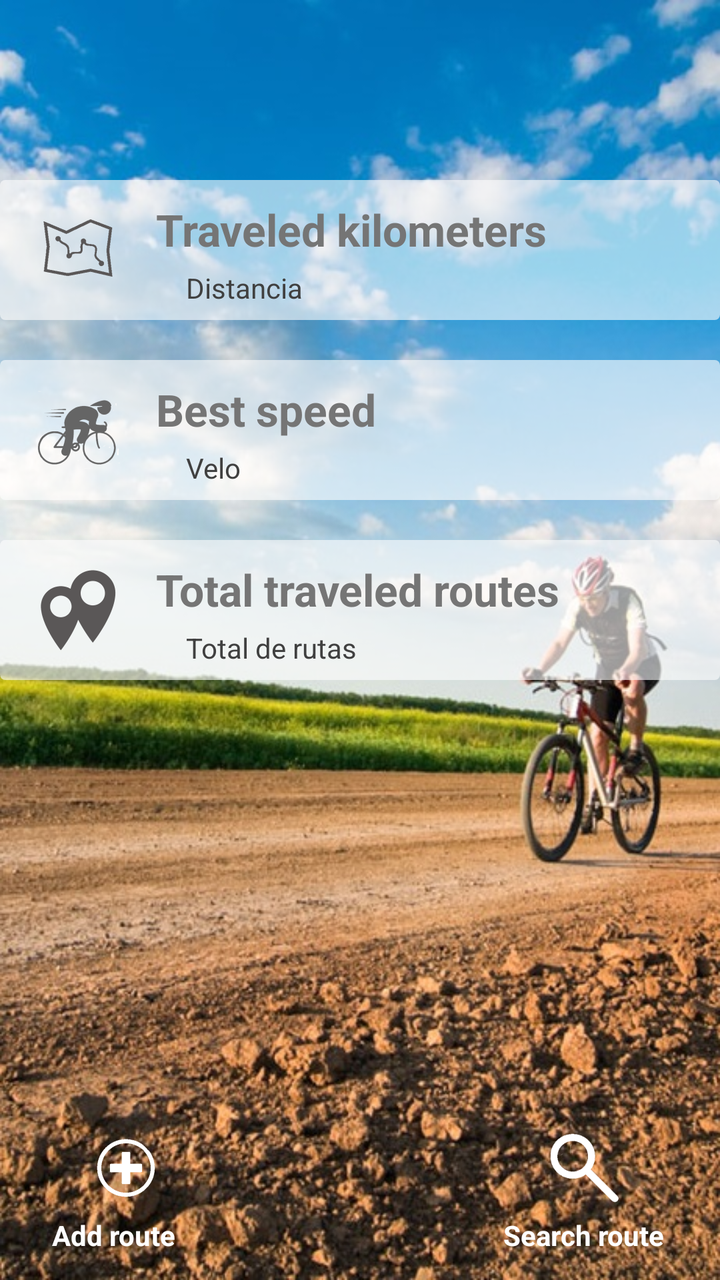
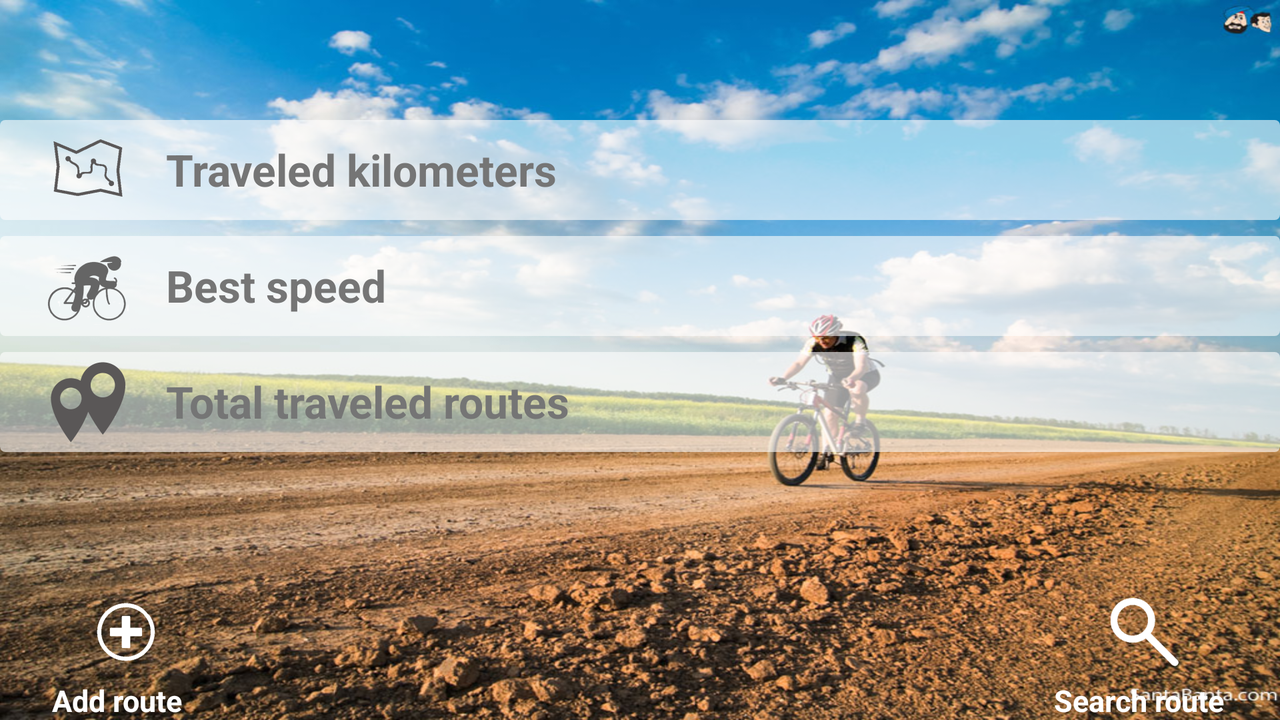

One screen, two layout resources from the same app: the default and the repository's alternative for another configuration. Each is rendered where Android would select it; the XML of both is given below.
<!-- AndroidManifest.xml: application theme AppTheme -->
<!-- res/layout/activity_home.xml -->
<?xml version="1.0" encoding="utf-8"?>
<android.support.v4.widget.DrawerLayout xmlns:android="http://schemas.android.com/apk/res/android"
    xmlns:app="http://schemas.android.com/apk/res-auto"
    android:id="@+id/navigation_drawer_layout"
    android:layout_width="match_parent"
    android:layout_height="match_parent"
    android:fitsSystemWindows="@bool/fitsSystemWindows">

    <RelativeLayout xmlns:android="http://schemas.android.com/apk/res/android"
        xmlns:tools="http://schemas.android.com/tools"
        android:layout_width="match_parent"
        android:layout_height="match_parent"
        android:background="@drawable/home_pic">

        <RelativeLayout
            android:id="@+id/l1"
            android:layout_width="fill_parent"
            android:layout_height="70dp"
            android:layout_marginTop="90dp"
            android:gravity="left"
            android:background="@drawable/l_layout"
            android:orientation="horizontal">

            <ImageView
                android:id="@+id/imageView"
                android:layout_width="wrap_content"
                android:layout_height="wrap_content"
                android:layout_marginLeft="15dp"
                android:src="@mipmap/ic_km_trace"
                android:layout_marginTop="10dp" />

            <TextView
                android:id="@+id/title_dist"
                android:layout_width="wrap_content"
                android:layout_height="wrap_content"
                android:shadowColor="#983e3c40"
                android:text="@string/distance_user_total"
                android:textAppearance="?android:attr/textAppearanceLarge"
                android:textColor="#757575"
                android:textStyle="bold"
                android:layout_alignParentTop="true"
                android:layout_toRightOf="@+id/imageView"
                android:layout_toEndOf="@+id/imageView"
                android:layout_marginTop="10dp"
                android:layout_marginLeft="15dp" />

            <TextView
                android:id="@+id/dist"
                android:layout_width="wrap_content"
                android:layout_height="wrap_content"
                android:text="Distancia"
                android:textColor="#ff404040"
                android:gravity="center_horizontal"
                android:layout_below="@+id/title_dist"
                android:layout_toRightOf="@+id/imageView"
                android:layout_toEndOf="@+id/imageView"
                android:layout_marginLeft="30dp"
                android:layout_marginTop="5dp" />



        </RelativeLayout>

        <RelativeLayout
            android:id="@+id/l2"
            android:layout_width="fill_parent"
            android:layout_height="70dp"
            android:layout_alignParentLeft="true"
            android:layout_alignParentStart="true"
            android:layout_below="@+id/l1"
            android:layout_marginTop="20dp"
            android:background="@drawable/l_layout"
            android:orientation="horizontal">

            <ImageView
                android:id="@+id/imageView2"
                android:layout_width="wrap_content"
                android:layout_height="wrap_content"
                android:layout_marginLeft="15dp"
                android:src="@mipmap/ic_speed_avg"
                android:layout_marginTop="10dp" />


            <TextView

                android:layout_width="wrap_content"
                android:layout_height="wrap_content"
                android:text="@string/max_speed"
                android:textAppearance="?android:attr/textAppearanceLarge"
                android:textColor="#757575"
                android:textStyle="bold"
                android:layout_alignParentTop="true"
                android:layout_toRightOf="@+id/imageView2"
                android:layout_toEndOf="@+id/imageView2"
                android:layout_marginLeft="15dp"
                android:layout_marginTop="10dp"
                android:id="@+id/textView" />

            <TextView
                android:id="@+id/speed"
                android:layout_width="wrap_content"
                android:layout_height="wrap_content"
                android:text="Velo"
                android:textColor="#FF404040"
                android:layout_below="@+id/textView"
                android:layout_toRightOf="@+id/imageView2"
                android:layout_toEndOf="@+id/imageView2"
                android:layout_marginLeft="30dp"
                android:layout_marginTop="5dp" />

        </RelativeLayout>

        <RelativeLayout
            android:id="@+id/l3"
            android:layout_width="fill_parent"
            android:layout_height="70dp"
            android:layout_below="@+id/l2"
            android:layout_alignParentLeft="true"
            android:layout_alignParentStart="true"
            android:background="@drawable/l_layout"
            android:layout_marginTop="20dp"
            android:orientation="horizontal"
            android:weightSum="1"
            android:layout_gravity="right|center_vertical">

            <ImageView
                android:id="@+id/imageView4"
                android:layout_width="wrap_content"
                android:layout_height="match_parent"
                android:layout_marginLeft="15dp"
                android:src="@mipmap/ic_total_routes" />


            <TextView
                android:layout_width="wrap_content"
                android:layout_height="wrap_content"
                android:text="@string/total_routes"
                android:textAppearance="?android:attr/textAppearanceLarge"
                android:textColor="#757575"
                android:textStyle="bold"
                android:layout_alignParentTop="true"
                android:layout_toRightOf="@+id/imageView4"
                android:layout_toEndOf="@+id/imageView4"
                android:layout_marginTop="10dp"
                android:layout_marginLeft="15dp"
                android:id="@+id/textView11" />

            <TextView
                android:id="@+id/totalRoute"
                android:layout_width="wrap_content"
                android:layout_height="wrap_content"
                android:text="Total de rutas"
                android:textColor="#FF404040"
                android:layout_below="@+id/textView11"
                android:layout_toRightOf="@+id/imageView4"
                android:layout_toEndOf="@+id/imageView4"
                android:layout_marginLeft="30dp"
                android:layout_marginTop="5dp" />
        </RelativeLayout>


        <RelativeLayout
            android:id="@+id/relativeLayout"
            android:layout_width="match_parent"
            android:layout_height="80dp"
            android:layout_alignParentBottom="true"
            android:layout_alignParentEnd="true"
            android:layout_alignParentRight="true"
            android:background="@color/greenLight">


            <ImageView
                android:id="@+id/ImageV1"
                android:layout_width="wrap_content"
                android:layout_height="wrap_content"
                android:layout_alignParentLeft="true"
                android:layout_alignParentStart="true"
                android:layout_alignParentTop="true"
                android:layout_marginLeft="39dp"
                android:layout_marginStart="39dp"
                android:onClick="newRoute"
                android:src="@mipmap/ic_add" />

            <ImageView
                android:id="@+id/ImageV2"
                android:layout_width="wrap_content"
                android:layout_height="wrap_content"
                android:layout_alignBottom="@+id/ImageV1"
                android:layout_alignParentEnd="true"
                android:layout_alignParentRight="true"
                android:layout_marginEnd="44dp"
                android:layout_marginRight="44dp"
                android:onClick="searchRoute"
                android:src="@mipmap/ic_search_route"
                android:text="Search" />

            <TextView
                android:id="@+id/textView5"
                android:layout_width="wrap_content"
                android:layout_height="wrap_content"
                android:layout_alignParentLeft="true"
                android:layout_alignParentStart="true"
                android:layout_below="@+id/ImageV1"
                android:layout_marginLeft="26dp"
                android:layout_marginStart="26dp"
                android:text="@string/add_route"
                android:textAppearance="?android:attr/textAppearanceSmall"
                android:textColor="#FFFFFF"
                android:textStyle="bold" />

            <TextView
                android:id="@+id/textView6"
                android:layout_width="wrap_content"
                android:layout_height="wrap_content"
                android:layout_alignParentEnd="true"
                android:layout_alignParentRight="true"
                android:layout_below="@+id/ImageV2"
                android:layout_marginEnd="28dp"
                android:layout_marginRight="28dp"
                android:text="@string/search_route"
                android:textAppearance="?android:attr/textAppearanceSmall"
                android:textColor="#FFFFFF"
                android:textStyle="bold" />
        </RelativeLayout>

    </RelativeLayout>
    <LinearLayout
        android:layout_width="match_parent"
        android:layout_height="wrap_content"
        android:orientation="vertical">

        <FrameLayout
            android:layout_width="match_parent"
            android:layout_height="@dimen/status_bar_kitkat_height"
            android:background="?colorPrimary" />

        <FrameLayout
            android:layout_width="match_parent"
            android:layout_height="@dimen/status_bar_lollipop_height"
            android:background="?colorPrimaryDark" />


    </LinearLayout>

    <FrameLayout
        android:layout_width="match_parent"
        android:layout_height="wrap_content"
        android:layout_marginTop="@dimen/status_bar_margin_top">


        <android.support.v7.widget.Toolbar
            android:id="@+id/toolbar"
            android:layout_width="match_parent"
            android:layout_height="?actionBarSize"
            android:background="@color/greenLight"
            android:elevation="4dp"
            app:popupTheme="@style/ThemeOverlay.AppCompat.Light"
            app:theme="@style/ToolbarTheme" >

        </android.support.v7.widget.Toolbar>

    </FrameLayout>


    <android.support.design.widget.NavigationView
        android:id="@+id/navigation_view"
        android:layout_width="wrap_content"
        android:layout_height="match_parent"
        android:layout_gravity="start"
        android:fitsSystemWindows="@bool/fitsSystemWindows"
        app:headerLayout="@layout/navigation_drawer_header"
        app:menu="@menu/navigation_drawer_menu"
        app:theme="@style/NavigationViewTheme" >

    </android.support.design.widget.NavigationView>


</android.support.v4.widget.DrawerLayout>
<!-- res/layout/navigation_drawer_header.xml (included above) -->
<?xml version="1.0" encoding="utf-8"?>
<FrameLayout xmlns:android="http://schemas.android.com/apk/res/android"
    android:layout_width="match_parent"
    android:layout_height="192dp"
    android:gravity="bottom"
    android:theme="@style/ThemeOverlay.AppCompat.Dark">

    <ImageView
        android:layout_width="match_parent"
        android:layout_height="wrap_content"
        android:scaleType="centerCrop"
        android:background="@drawable/header" />

    <LinearLayout
        android:layout_width="match_parent"
        android:layout_height="52dp"
        android:layout_gravity="left|bottom"
        android:gravity="center"
        android:orientation="vertical"
        android:paddingBottom="8dp"
        android:paddingLeft="16dp"
        android:paddingRight="16dp">

        <TextView
            android:layout_width="match_parent"
            android:layout_height="wrap_content"
            android:layout_gravity="center"
            android:gravity="center_vertical"
            android:textAppearance="@style/TextAppearance.AppCompat.Body2" />

        <TextView
            android:id="@+id/emailUser"
            android:layout_width="match_parent"
            android:layout_height="wrap_content"
            android:layout_gravity="center"
            android:gravity="center_vertical"
            android:textAppearance="@style/TextAppearance.AppCompat.Body1" />

    </LinearLayout>

    <ImageView
        android:id="@+id/imgProfile"
        android:layout_marginLeft="16dp"
        android:layout_marginTop="@dimen/navigation_drawer_header_margin"
        android:layout_width="100dp"
        android:layout_height="100dp"
        android:scaleType="centerCrop"
        android:src="@drawable/ic_profile"
        android:layout_gravity="center" />

</FrameLayout>
<!-- resources referenced by this layout -->
<resources>
  <bool name="fitsSystemWindows">true</bool>
  <dimen name="navigation_drawer_header_margin">16dp</dimen>
  <dimen name="status_bar_kitkat_height">0dp</dimen>
  <dimen name="status_bar_lollipop_height">0dp</dimen>
  <dimen name="status_bar_margin_top">0dp</dimen>
  <!-- drawable header: jpg bitmap (drawable, 164299 bytes) -->
  <!-- drawable home_pic: jpg bitmap (drawable, 151492 bytes) -->
  <!-- drawable ic_profile: png bitmap (drawable-hdpi, 699 bytes) -->
  <!-- drawable l_layout (drawable) -->
  <?xml version="1.0" encoding="utf-8"?>
  <shape xmlns:android="http://schemas.android.com/apk/res/android" android:shape="rectangle">
      <solid android:color="#99ffffff" ></solid>
      <corners android:radius="8px"></corners>
  </shape>
  <!-- mipmap ic_add: png bitmap (mipmap-hdpi, 604 bytes) -->
  <!-- mipmap ic_km_trace: png bitmap (mipmap-mdpi, 1212 bytes) -->
  <!-- mipmap ic_search_route: png bitmap (mipmap-hdpi, 614 bytes) -->
  <!-- mipmap ic_speed_avg: png bitmap (mipmap-hdpi, 3031 bytes) -->
  <!-- mipmap ic_total_routes: png bitmap (mipmap-hdpi, 1675 bytes) -->
  <string name="add_route">Add route</string>
  <string name="distance_user_total">Traveled kilometers</string>
  <string name="max_speed">Best speed</string>
  <string name="search_route">Search route</string>
  <string name="total_routes">Total traveled routes</string>
  <style name="AppTheme" parent="Theme.AppCompat.Light.DarkActionBar">
          
          <item name="android:windowActionBar">false</item>
          <item name="android:windowNoTitle">true</item>
          <item name="colorPrimary">@color/colorPrimary</item>
          <item name="colorPrimaryDark">@color/colorPrimaryDark</item>
          <item name="colorAccent">@color/colorAccent</item>
      </style>
  <color name="colorPrimary">#0277BD</color>
  <color name="colorPrimaryDark">#01579B</color>
  <color name="colorAccent">#0277BD</color>
</resources>
<!-- res/layout-land/activity_home.xml (the repository's variant of the layout above) -->
<!-- drawn on the phone turned sideways -->
<?xml version="1.0" encoding="utf-8"?>
<android.support.v4.widget.DrawerLayout xmlns:android="http://schemas.android.com/apk/res/android"
    xmlns:app="http://schemas.android.com/apk/res-auto"
    android:id="@+id/navigation_drawer_layout"
    android:layout_width="match_parent"
    android:layout_height="match_parent"
    android:fitsSystemWindows="@bool/fitsSystemWindows">

    <RelativeLayout xmlns:android="http://schemas.android.com/apk/res/android"
        xmlns:tools="http://schemas.android.com/tools"
        android:layout_width="match_parent"
        android:layout_height="match_parent"
        android:background="@drawable/home_pic_land">

        <RelativeLayout
            android:id="@+id/l1"
            android:layout_width="fill_parent"
            android:layout_height="@dimen/height_layout"
            android:layout_marginTop="@dimen/top_first_home"
            android:gravity="left"
            android:background="@drawable/l_layout"
            android:orientation="horizontal">

            <ImageView
                android:id="@+id/imageView"
                android:layout_width="wrap_content"
                android:layout_height="wrap_content"
                android:layout_marginLeft="@dimen/imagev_home_left"
                android:src="@mipmap/ic_km_trace" />

            <TextView
                android:id="@+id/title_dist"
                android:layout_width="wrap_content"
                android:layout_height="wrap_content"
                android:shadowColor="#983e3c40"
                android:text="@string/distance_user_total"
                android:textAppearance="?android:attr/textAppearanceLarge"
                android:textColor="#757575"
                android:textStyle="bold"
                android:layout_alignParentTop="true"
                android:layout_toRightOf="@+id/imageView"
                android:layout_toEndOf="@+id/imageView"
                android:layout_marginTop="10dp"
                android:layout_marginLeft="@dimen/text_margin_left" />

            <TextView
                android:id="@+id/dist"
                android:layout_width="wrap_content"
                android:layout_height="wrap_content"
                android:text=""
                android:textColor="#ff404040"
                android:gravity="center_horizontal"
                android:layout_toRightOf="@+id/title_dist"
                android:layout_marginLeft="30dp"
                android:layout_marginTop="15dp" />



        </RelativeLayout>

        <RelativeLayout
            android:id="@+id/l2"
            android:layout_width="fill_parent"
            android:layout_height="@dimen/height_layout"
            android:layout_alignParentLeft="true"
            android:layout_alignParentStart="true"
            android:layout_below="@+id/l1"
            android:layout_marginTop="@dimen/top_layout_home"
            android:background="@drawable/l_layout"
            android:orientation="horizontal">

            <ImageView
                android:id="@+id/imageView2"
                android:layout_width="wrap_content"
                android:layout_height="wrap_content"
                android:layout_marginLeft="@dimen/imagev_home_left"
                android:src="@mipmap/ic_speed_avg" />


            <TextView

                android:layout_width="wrap_content"
                android:layout_height="wrap_content"
                android:text="@string/max_speed"
                android:textAppearance="?android:attr/textAppearanceLarge"
                android:textColor="#757575"
                android:textStyle="bold"
                android:layout_alignParentTop="true"
                android:layout_toRightOf="@+id/imageView2"
                android:layout_toEndOf="@+id/imageView2"
                android:layout_marginLeft="@dimen/text_margin_left"
                android:layout_marginTop="10dp"
                android:id="@+id/textView" />

            <TextView
                android:id="@+id/speed"
                android:layout_width="wrap_content"
                android:layout_height="wrap_content"
                android:text=""
                android:textColor="#FF404040"
                android:layout_toRightOf="@+id/textView"
                android:layout_marginLeft="30dp"
                android:layout_marginTop="15dp" />

        </RelativeLayout>

        <RelativeLayout
            android:id="@+id/l3"
            android:layout_width="fill_parent"
            android:layout_height="@dimen/height_layout"
            android:layout_below="@+id/l2"
            android:layout_alignParentLeft="true"
            android:layout_alignParentStart="true"
            android:background="@drawable/l_layout"
            android:layout_marginTop="@dimen/top_layout_home"
            android:orientation="horizontal"
            android:weightSum="1"
            android:layout_gravity="right|center_vertical">

            <ImageView
                android:id="@+id/imageView4"
                android:layout_width="wrap_content"
                android:layout_height="match_parent"
                android:layout_marginLeft="@dimen/imagev_home_left"
                android:src="@mipmap/ic_total_routes" />


            <TextView
                android:layout_width="wrap_content"
                android:layout_height="wrap_content"
                android:text="@string/total_routes"
                android:textAppearance="?android:attr/textAppearanceLarge"
                android:textColor="#757575"
                android:textStyle="bold"
                android:layout_alignParentTop="true"
                android:layout_toRightOf="@+id/imageView4"
                android:layout_toEndOf="@+id/imageView4"
                android:layout_marginTop="10dp"
                android:layout_marginLeft="@dimen/text_margin_left"
                android:id="@+id/textView11" />

            <TextView
                android:id="@+id/totalRoute"
                android:layout_width="wrap_content"
                android:layout_height="wrap_content"
                android:text=""
                android:textColor="#FF404040"
                android:layout_toRightOf="@+id/textView11"
                android:layout_marginLeft="30dp"
                android:layout_marginTop="15dp" />
        </RelativeLayout>


        <RelativeLayout
            android:id="@+id/relativeLayout"
            android:layout_width="match_parent"
            android:layout_height="@dimen/bottom_menu_height"
            android:layout_alignParentBottom="true"
            android:layout_alignParentEnd="true"
            android:layout_alignParentRight="true"
            android:background="@color/greenLight">


            <ImageView
                android:id="@+id/ImageV1"
                android:layout_width="wrap_content"
                android:layout_height="wrap_content"
                android:layout_alignParentLeft="true"
                android:layout_alignParentStart="true"
                android:layout_alignParentTop="true"
                android:layout_marginLeft="@dimen/addr_margin_left"
                android:layout_marginStart="39dp"
                android:onClick="newRoute"
                android:src="@mipmap/ic_add" />

            <ImageView
                android:id="@+id/ImageV2"
                android:layout_width="wrap_content"
                android:layout_height="wrap_content"
                android:layout_alignBottom="@+id/ImageV1"
                android:layout_alignParentEnd="true"
                android:layout_alignParentRight="true"
                android:layout_marginEnd="44dp"
                android:layout_marginRight="@dimen/search_margin_right"
                android:onClick="searchRoute"
                android:src="@mipmap/ic_search_route"
                android:text="Search" />

            <TextView
                android:id="@+id/textView5"
                android:layout_width="wrap_content"
                android:layout_height="wrap_content"
                android:layout_alignParentLeft="true"
                android:layout_alignParentStart="true"
                android:layout_below="@+id/ImageV1"
                android:layout_marginLeft="26dp"
                android:layout_marginStart="26dp"
                android:text="@string/add_route"
                android:textAppearance="?android:attr/textAppearanceSmall"
                android:textColor="#FFFFFF"
                android:textStyle="bold"
                android:textSize="@dimen/text_size_menu"
                android:textIsSelectable="false" />

            <TextView
                android:id="@+id/textView6"
                android:layout_width="wrap_content"
                android:layout_height="wrap_content"
                android:layout_alignParentEnd="true"
                android:layout_alignParentRight="true"
                android:layout_below="@+id/ImageV2"
                android:layout_marginEnd="28dp"
                android:layout_marginRight="28dp"
                android:text="@string/search_route"
                android:textAppearance="?android:attr/textAppearanceSmall"
                android:textColor="#FFFFFF"
                android:textStyle="bold"
                android:textSize="@dimen/text_size_menu" />
        </RelativeLayout>

    </RelativeLayout>
    <LinearLayout
        android:layout_width="match_parent"
        android:layout_height="wrap_content"
        android:orientation="vertical">

        <FrameLayout
            android:layout_width="match_parent"
            android:layout_height="@dimen/status_bar_kitkat_height"
            android:background="?colorPrimary" />

        <FrameLayout
            android:layout_width="match_parent"
            android:layout_height="@dimen/status_bar_lollipop_height"
            android:background="?colorPrimaryDark" />


    </LinearLayout>

    <FrameLayout
        android:layout_width="match_parent"
        android:layout_height="match_parent"
        android:layout_marginTop="@dimen/status_bar_margin_top">


        <android.support.v7.widget.Toolbar
            android:id="@+id/toolbar"
            android:layout_width="match_parent"
            android:layout_height="?actionBarSize"
            android:background="@color/greenLight"
            android:elevation="4dp"
            app:popupTheme="@style/ThemeOverlay.AppCompat.Light"
            app:theme="@style/ToolbarTheme" >

        </android.support.v7.widget.Toolbar>

    </FrameLayout>


    <android.support.design.widget.NavigationView
        android:id="@+id/navigation_view"
        android:layout_width="wrap_content"
        android:layout_height="match_parent"
        android:layout_gravity="start"
        android:fitsSystemWindows="@bool/fitsSystemWindows"
        app:headerLayout="@layout/navigation_drawer_header"
        app:menu="@menu/navigation_drawer_menu"
        app:theme="@style/NavigationViewTheme" >

    </android.support.design.widget.NavigationView>


</android.support.v4.widget.DrawerLayout>
<!-- resources referenced by the variant -->
<!-- as the phone turned sideways resolves them -->
<resources>
  <bool name="fitsSystemWindows">true</bool>
  <!-- from res/values-normal-land/ -->
  <dimen name="addr_margin_left">48dp</dimen>
  <!-- from res/values-normal-land/ -->
  <dimen name="bottom_menu_height">68dp</dimen>
  <!-- from res/values-normal-land/ -->
  <dimen name="height_layout">50dp</dimen>
  <!-- from res/values-normal-land/ -->
  <dimen name="imagev_home_left">20dp</dimen>
  <dimen name="navigation_drawer_header_margin">16dp</dimen>
  <!-- from res/values-normal-land/ -->
  <dimen name="search_margin_right">48dp</dimen>
  <dimen name="status_bar_kitkat_height">0dp</dimen>
  <dimen name="status_bar_lollipop_height">0dp</dimen>
  <dimen name="status_bar_margin_top">0dp</dimen>
  <!-- from res/values-normal-land/ -->
  <dimen name="text_margin_left">15dp</dimen>
  <!-- from res/values-normal-land/ -->
  <dimen name="text_size_menu">15sp</dimen>
  <!-- from res/values-normal-land/ -->
  <dimen name="top_first_home">60dp</dimen>
  <!-- from res/values-normal-land/ -->
  <dimen name="top_layout_home">8dp</dimen>
  <!-- drawable header: jpg bitmap (drawable, 164299 bytes) -->
  <!-- drawable home_pic_land: jpg bitmap (drawable, 226658 bytes) -->
  <!-- drawable ic_profile: png bitmap (drawable-hdpi, 699 bytes) -->
  <!-- drawable l_layout (drawable) -->
  <?xml version="1.0" encoding="utf-8"?>
  <shape xmlns:android="http://schemas.android.com/apk/res/android" android:shape="rectangle">
      <solid android:color="#99ffffff" ></solid>
      <corners android:radius="8px"></corners>
  </shape>
  <!-- mipmap ic_add: png bitmap (mipmap-hdpi, 604 bytes) -->
  <!-- mipmap ic_km_trace: png bitmap (mipmap-mdpi, 1212 bytes) -->
  <!-- mipmap ic_search_route: png bitmap (mipmap-hdpi, 614 bytes) -->
  <!-- mipmap ic_speed_avg: png bitmap (mipmap-hdpi, 3031 bytes) -->
  <!-- mipmap ic_total_routes: png bitmap (mipmap-hdpi, 1675 bytes) -->
  <string name="add_route">Add route</string>
  <string name="distance_user_total">Traveled kilometers</string>
  <string name="max_speed">Best speed</string>
  <string name="search_route">Search route</string>
  <string name="total_routes">Total traveled routes</string>
  <style name="AppTheme" parent="Theme.AppCompat.Light.DarkActionBar">
          
          <item name="android:windowActionBar">false</item>
          <item name="android:windowNoTitle">true</item>
          <item name="colorPrimary">@color/colorPrimary</item>
          <item name="colorPrimaryDark">@color/colorPrimaryDark</item>
          <item name="colorAccent">@color/colorAccent</item>
      </style>
  <color name="colorPrimary">#0277BD</color>
  <color name="colorPrimaryDark">#01579B</color>
  <color name="colorAccent">#0277BD</color>
</resources>
